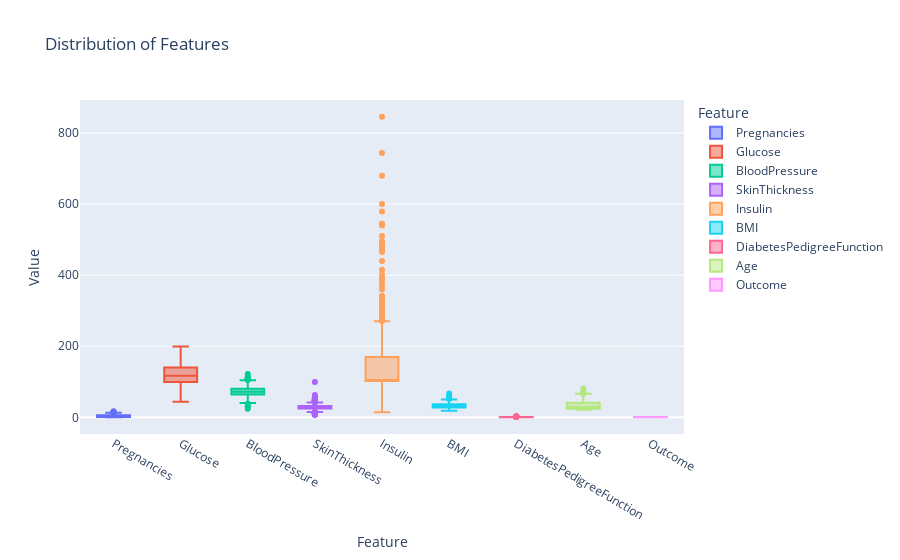

The notebook cell this image was saved under:
### Markdown cell above
## Overall Distribution of features

### Code cell
df_melted = df.melt(var_name="Feature", value_name="Value")

fig = px.box(df_melted, x="Feature", y="Value", color="Feature",
             title="Distribution of Features")
fig.show()

### Figure 1 — Plotly figure (JSON) as saved in the notebook; plotly's stock layout.template omitted (floating-point values rounded to 4 significant figures; data arrays with more than 128 entries replaced by an {"elided": "..."} marker saying what was removed)
{"data": [{"alignmentgroup": "True", "hovertemplate": "Feature=%{x}<br>Value=%{y}<extra></extra>", "legendgroup": "Pregnancies", "marker": {"color": "#636efa"}, "name": "Pregnancies", "notched": false, "offsetgroup": "Pregnancies", "orientation": "v", "showlegend": true, "type": "box", "x": {"elided": "768 str values"}, "x0": " ", "xaxis": "x", "y": {"elided": "768 float values"}, "y0": " ", "yaxis": "y"}, {"alignmentgroup": "True", "hovertemplate": "Feature=%{x}<br>Value=%{y}<extra></extra>", "legendgroup": "Glucose", "marker": {"color": "#EF553B"}, "name": "Glucose", "notched": false, "offsetgroup": "Glucose", "orientation": "v", "showlegend": true, "type": "box", "x": {"elided": "768 str values"}, "x0": " ", "xaxis": "x", "y": {"elided": "768 float values"}, "y0": " ", "yaxis": "y"}, {"alignmentgroup": "True", "hovertemplate": "Feature=%{x}<br>Value=%{y}<extra></extra>", "legendgroup": "BloodPressure", "marker": {"color": "#00cc96"}, "name": "BloodPressure", "notched": false, "offsetgroup": "BloodPressure", "orientation": "v", "showlegend": true, "type": "box", "x": {"elided": "768 str values"}, "x0": " ", "xaxis": "x", "y": {"elided": "768 float values"}, "y0": " ", "yaxis": "y"}, {"alignmentgroup": "True", "hovertemplate": "Feature=%{x}<br>Value=%{y}<extra></extra>", "legendgroup": "SkinThickness", "marker": {"color": "#ab63fa"}, "name": "SkinThickness", "notched": false, "offsetgroup": "SkinThickness", "orientation": "v", "showlegend": true, "type": "box", "x": {"elided": "768 str values"}, "x0": " ", "xaxis": "x", "y": {"elided": "768 float values"}, "y0": " ", "yaxis": "y"}, {"alignmentgroup": "True", "hovertemplate": "Feature=%{x}<br>Value=%{y}<extra></extra>", "legendgroup": "Insulin", "marker": {"color": "#FFA15A"}, "name": "Insulin", "notched": false, "offsetgroup": "Insulin", "orientation": "v", "showlegend": true, "type": "box", "x": {"elided": "768 str values"}, "x0": " ", "xaxis": "x", "y": {"elided": "768 float values"}, "y0": " ", "yaxis": "y"}, {"alignmentgroup": "True", "hovertemplate": "Feature=%{x}<br>Value=%{y}<extra></extra>", "legendgroup": "BMI", "marker": {"color": "#19d3f3"}, "name": "BMI", "notched": false, "offsetgroup": "BMI", "orientation": "v", "showlegend": true, "type": "box", "x": {"elided": "768 str values"}, "x0": " ", "xaxis": "x", "y": {"elided": "768 float values"}, "y0": " ", "yaxis": "y"}, {"alignmentgroup": "True", "hovertemplate": "Feature=%{x}<br>Value=%{y}<extra></extra>", "legendgroup": "DiabetesPedigreeFunction", "marker": {"color": "#FF6692"}, "name": "DiabetesPedigreeFunction", "notched": false, "offsetgroup": "DiabetesPedigreeFunction", "orientation": "v", "showlegend": true, "type": "box", "x": {"elided": "768 str values"}, "x0": " ", "xaxis": "x", "y": {"elided": "768 float values"}, "y0": " ", "yaxis": "y"}, {"alignmentgroup": "True", "hovertemplate": "Feature=%{x}<br>Value=%{y}<extra></extra>", "legendgroup": "Age", "marker": {"color": "#B6E880"}, "name": "Age", "notched": false, "offsetgroup": "Age", "orientation": "v", "showlegend": true, "type": "box", "x": {"elided": "768 str values"}, "x0": " ", "xaxis": "x", "y": {"elided": "768 float values"}, "y0": " ", "yaxis": "y"}, {"alignmentgroup": "True", "hovertemplate": "Feature=%{x}<br>Value=%{y}<extra></extra>", "legendgroup": "Outcome", "marker": {"color": "#FF97FF"}, "name": "Outcome", "notched": false, "offsetgroup": "Outcome", "orientation": "v", "showlegend": true, "type": "box", "x": {"elided": "768 str values"}, "x0": " ", "xaxis": "x", "y": {"elided": "768 float values"}, "y0": " ", "yaxis": "y"}], "layout": {"boxmode": "overlay", "legend": {"title": {"text": "Feature"}, "tracegroupgap": 0}, "title": {"text": "Distribution of Features"}, "xaxis": {"anchor": "y", "categoryarray": ["Pregnancies", "Glucose", "BloodPressure", "SkinThickness", "Insulin", "BMI", "DiabetesPedigreeFunction", "Age", "Outcome"], "categoryorder": "array", "domain": [0, 1], "title": {"text": "Feature"}}, "yaxis": {"anchor": "x", "domain": [0, 1], "title": {"text": "Value"}}}}
